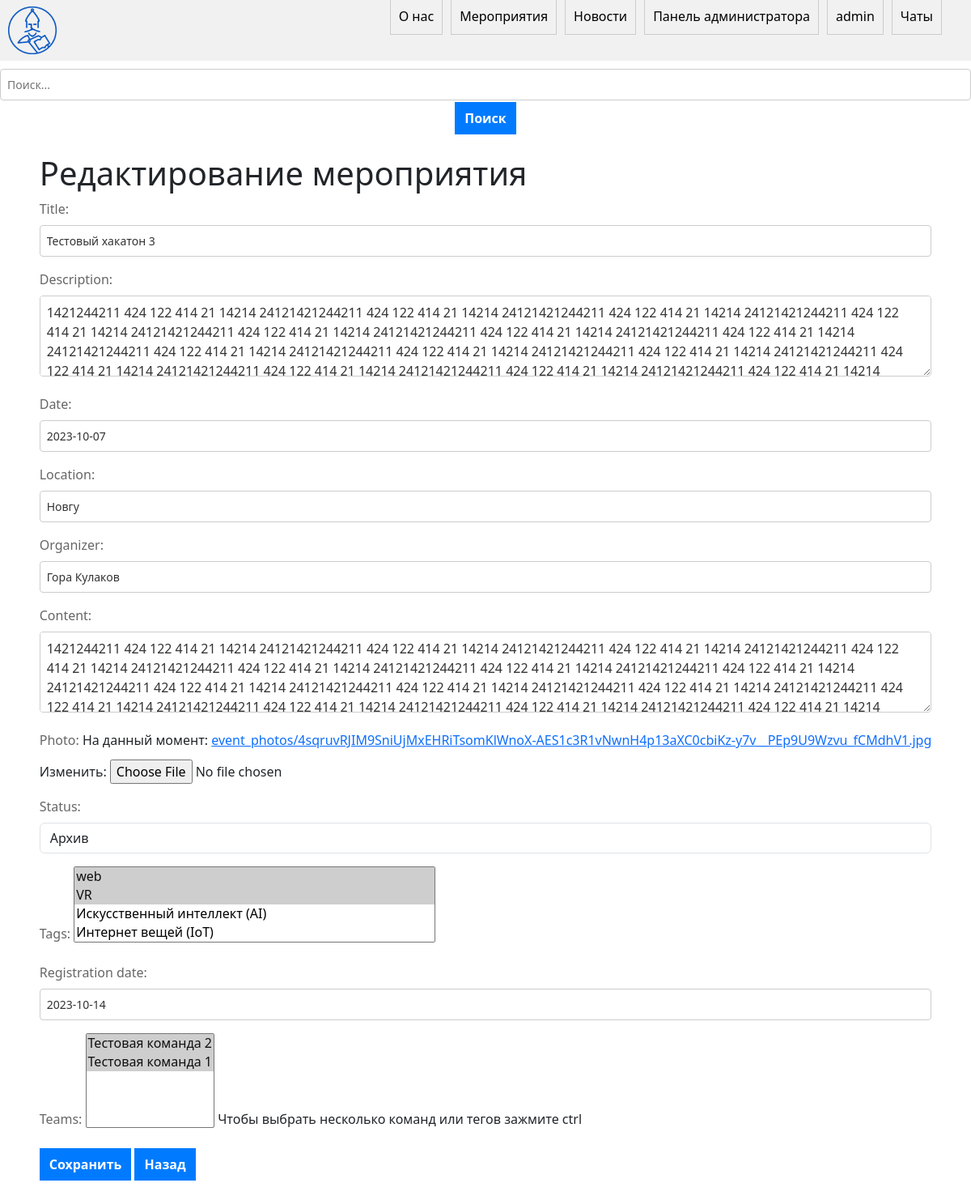
Before: /event/3/edit/ (signed in) with the older database file.
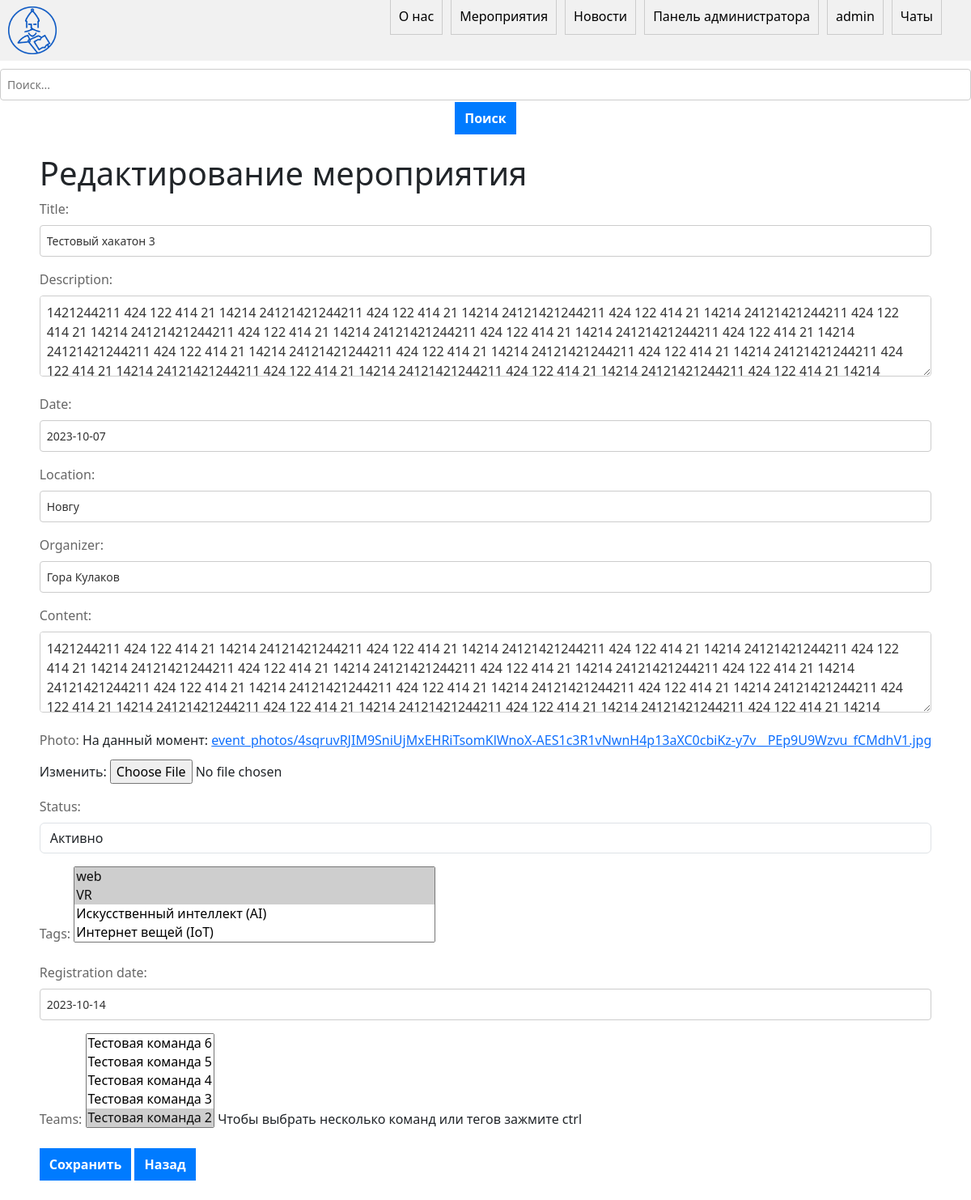
After: the same page with the newer database file.
### main/models.py (models this page shows, shortened)
class Event(models.Model):
    STATUS_CHOICES = (
        ('Активно', 'Активно'),
        ('Архив', 'Архив'),
        ('регистрация', 'Регистрация'),
    )
    title = models.CharField(max_length=200)
    description = models.TextField()
    date = models.DateField()
    location = models.CharField(max_length=200)
    organizer = models.CharField(max_length=100)
    content = models.TextField()
    photo = models.ImageField(upload_to='event_photos/')
    status = models.CharField(max_length=20, choices=STATUS_CHOICES, default='Активно')
    tags = models.ManyToManyField('Tag')
    registration_date = models.DateField(default=timezone.now)
    teams = models.ManyToManyField('Team', blank=True, related_name='events')

### main/views.py (the view)
# urls.py: path('event/<int:pk>/edit/', views.edit_event, name='edit_event'),
def edit_event(request, pk):
    event = get_object_or_404(Event, pk=pk)
    if request.method == 'POST':
        form = EditEventForm(request.POST, request.FILES, instance=event)
        if form.is_valid():
            form.save()
            return redirect('event_detail', pk=pk)
    else:
        form = EditEventForm(instance=event)
    return render(request, 'main/edit_event.html', {'form': form})

### main/forms.py (shortened to what this page needs)
class EditEventForm(forms.ModelForm):
    teams = forms.ModelMultipleChoiceField(
        queryset=Team.objects.all().order_by('-id'),
        required=False,
        widget=forms.SelectMultiple(attrs={'size': 5}),
        label='Teams',
        help_text='Чтобы выбрать несколько команд или тегов зажмите ctrl',
    )
    class Meta:
        model = Event
        fields = ['title', 'description', 'date', 'location', 'organizer', 'content', 'photo', 'status', 'tags', 'registration_date', 'teams']
        widgets = {
            'date': forms.DateInput(attrs={'class': 'datepicker'}),
            'registration_date': forms.DateInput(attrs={'class': 'datepicker'}),
        }
    def __init__(self, *args, **kwargs):
        super(EditEventForm, self).__init__(*args, **kwargs)
        self.fields['status'].widget.attrs['class'] = 'form-control'

### main/models.py (called while the page is built)
    def __str__(self):
        return self.name

    def __str__(self):
        return self.name

### main/templates/main/edit_event.html (shortened to what this page needs)
{% extends 'main/base.html' %}
{% block content %}
{% if user.is_staff %}
  <form method="POST" enctype="multipart/form-data">
    <h1>Редактирование мероприятия</h1>
    {{ form.as_p }}
    <button type="submit">Сохранить</button>
     <button onclick="history.go(-1);">Назад</button>
  </form>
{% else %}
 <button onclick="history.go(-1);">Назад</button>
{% endif %}
{% endblock %}

Changed rows visible on the page:
changed Event "Тестовый хакатон 3": status "Архив" → "Активно"
Other visible differences:
form field teams: "Тестовая команда 2 ☑ / Тестовая команда 1 ☑" → "Тестовая команда 6 / Тестовая команда 5 / Тестовая команда 4 / Тестовая команда 3 / Тестовая команда 2 ☑"
